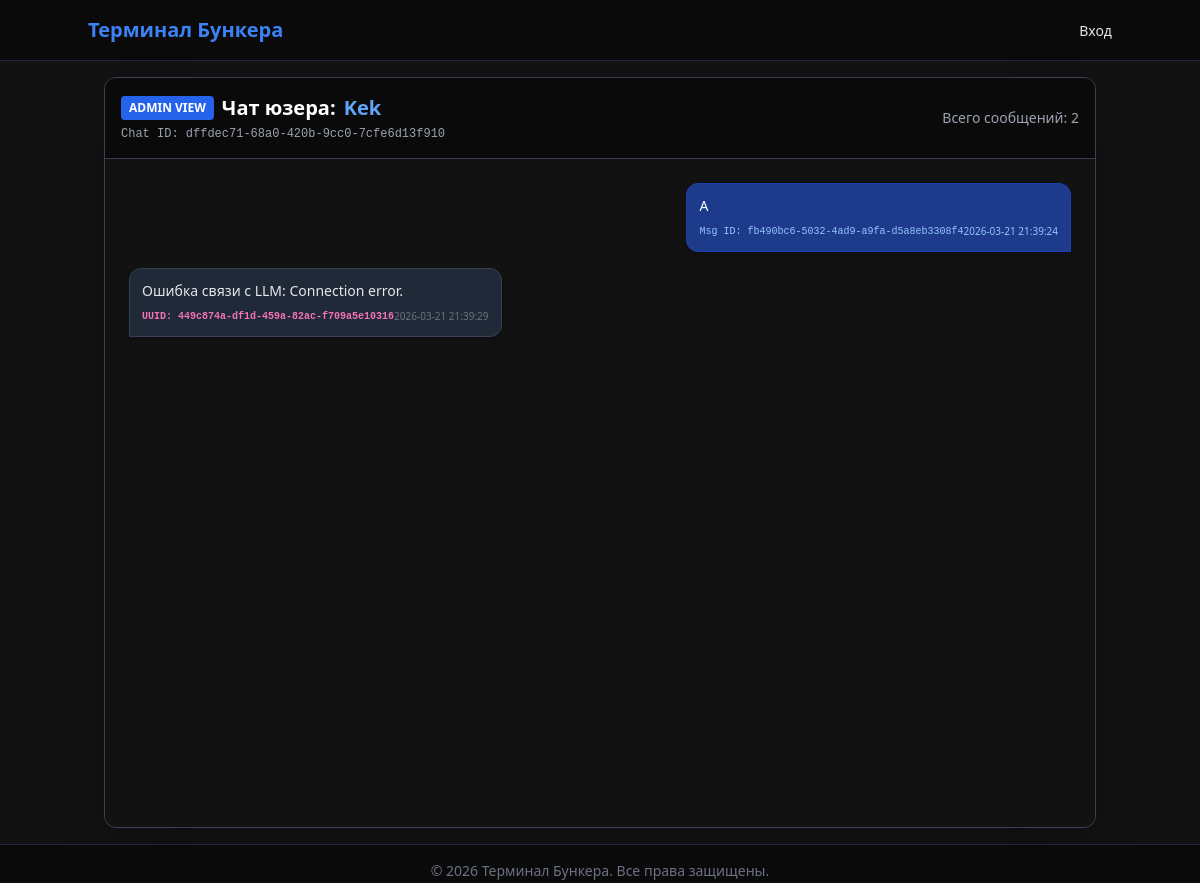
Screenshot of /proverk/chat/Kek/dffdec71-68a0-420b-9cc0-7cfe6d13f910 (signed in) with the database file from the repository.
### database.py (models this page shows)
class User(Base):
    __tablename__ = "users"
    id = Column(Integer, primary_key=True, index=True)
    username = Column(String, unique=True, index=True)
    hashed_password = Column(String)
    is_admin = Column(Boolean, default=False)
    chats = relationship("Chat", back_populates="owner")

class Chat(Base):
    __tablename__ = "chats"
    id = Column(String, primary_key=True, default=lambda: str(uuid.uuid4()))
    user_id = Column(Integer, ForeignKey("users.id"))
    created_at = Column(DateTime, default=datetime.datetime.utcnow)
    owner = relationship("User", back_populates="chats")
    messages = relationship("Message", back_populates="chat")

class Message(Base):
    __tablename__ = "messages"
    id = Column(String, primary_key=True, default=lambda: str(uuid.uuid4()))
    chat_id = Column(String, ForeignKey("chats.id"))
    role = Column(String)
    content = Column(String)
    timestamp = Column(DateTime, default=datetime.datetime.utcnow)
    chat = relationship("Chat", back_populates="messages")

### main.py (the view)
@app.get("/proverk/chat/{username}/{chat_id}", response_class=HTMLResponse)
async def admin_check_chat(request: Request, username: str, chat_id: str, current_user: User = Depends(get_current_user), db: Session = Depends(get_db)):
    if not current_user or not current_user.is_admin:
        raise HTTPException(status_code=403, detail="Доступ запрещен. Только для администраторов.")
    target_user = db.query(User).filter(User.username == username).first()
    if not target_user:
        raise HTTPException(status_code=404, detail="Пользователь не найден")
    chat = db.query(Chat).filter(Chat.id == chat_id, Chat.user_id == target_user.id).first()
    if not chat:
        raise HTTPException(status_code=404, detail="Чат не найден")
    messages = db.query(Message).filter(Message.chat_id == chat.id).order_by(Message.timestamp.asc()).all()
    return templates.TemplateResponse("admin_chat.html", {
        "request": request,
        "admin": current_user,
        "target_user": target_user,
        "chat": chat,
        "messages": messages
    })

### templates/admin_chat.html (shortened to what this page needs)
{% extends "base.html" %}
{% block content %}
<div class="flex flex-col h-[85vh] bg-secondary rounded-xl border border-gray-700 shadow-2xl overflow-hidden">
    <div class="bg-darker p-4 border-b border-gray-700 flex justify-between items-center">
        <div>
            <h2 class="text-xl font-bold text-white flex items-center">
                <span class="bg-blue-600 text-xs px-2 py-1 rounded mr-2 uppercase">Admin View</span>
                Чат юзера: <span class="text-blue-400 ml-2">{{ target_user.username }}</span>
            </h2>
            <p class="text-xs text-gray-400 font-mono mt-1">Chat ID: {{ chat.id }}</p>
        </div>
        <div class="text-sm text-gray-400">
            Всего сообщений: {{ messages|length }}
        </div>
    </div>
    <div id="chat-container" class="flex-grow p-6 overflow-y-auto space-y-4 bg-dark">
        {% for msg in messages %}
            {% if msg.role == 'user' %}
            <div class="flex justify-end">
                <div class="bg-blue-900 text-white p-3 rounded-l-xl rounded-tr-xl max-w-[70%] shadow-md border border-blue-800">
                    <p class="text-sm">{{ msg.content }}</p>
                    <div class="flex justify-between mt-2">
                        <p class="text-[10px] text-blue-300 font-mono">Msg ID: {{ msg.id }}</p>
                        <p class="text-[10px] text-blue-300">{{ msg.timestamp.strftime('%Y-%m-%d %H:%M:%S') }}</p>
                    </div>
                </div>
            </div>
            {% else %}
            <div class="flex justify-start">
                <div class="bg-gray-800 text-gray-200 p-3 rounded-r-xl rounded-tl-xl max-w-[70%] shadow-md border border-gray-700">
                    <p class="text-sm whitespace-pre-wrap">{{ msg.content }}</p>
                    <div class="flex justify-between items-center mt-2">
                        <p class="text-[10px] text-pink-400 font-mono font-bold">UUID: {{ msg.id }}</p>
                        <p class="text-[10px] text-gray-500">{{ msg.timestamp.strftime('%Y-%m-%d %H:%M:%S') }}</p>
                    </div>
                </div>
            </div>
            {% endif %}
        {% endfor %}
    </div>
</div>
{% endblock %}

### templates/base.html (shortened to what this page needs)
<!DOCTYPE html>
<html lang="ru" class="dark">
<head>
    <script src="https://cdn.tailwindcss.com"></script>
</head>
<body class="min-h-screen flex flex-col font-sans antialiased">
    <nav class="bg-darker border-b border-gray-800 p-4">
        <div class="container mx-auto flex justify-between items-center">
            <a href="/" class="text-xl font-bold text-primary">Терминал Бункера</a>
            <div>
                {% if user %}
                    <span class="mr-4 text-gray-400">Сотрудник: {{ user.username }}</span>
                    {% if user.is_admin %}
                        <a href="/admin" class="mr-4 text-xs bg-primary text-white px-2 py-1 rounded hover:bg-blue-500 transition shadow-lg">Админ-панель</a>
                    {% endif %}
                    <a href="/logout" class="text-sm hover:text-white transition">Выйти</a>
                {% else %}
                    <a href="/" class="text-sm hover:text-white transition">Вход</a>
                {% endif %}
            </div>
        </div>
    </nav>
    <main class="flex-grow container mx-auto p-4 flex flex-col">
        {% block content %}{% endblock %}
    </main>
    <footer class="bg-darker border-t border-gray-800 p-4 text-center text-sm text-gray-500">
        &copy; 2026 Терминал Бункера. Все права защищены.
    </footer>
</body>
</html>

### templates/base.html (style rules this page uses)
body { background-color: #121212; color: #e5e7eb; }

### rows the page displays
User: username "Kek"
Chat: id "dffdec71-68a0-420b-9cc0-7cfe6d13f910"
Message: content "А", id "fb490bc6-5032-4ad9-a9fa-d5a8eb3308f4", timestamp "2026-03-21 21:39:24"
Message: content "Ошибка связи с LLM: Connection error.", id "449c874a-df1d-459a-82ac-f709a5e10316", timestamp "2026-03-21 21:39:29"

### other values shown
{{ messages|length }} "2"
